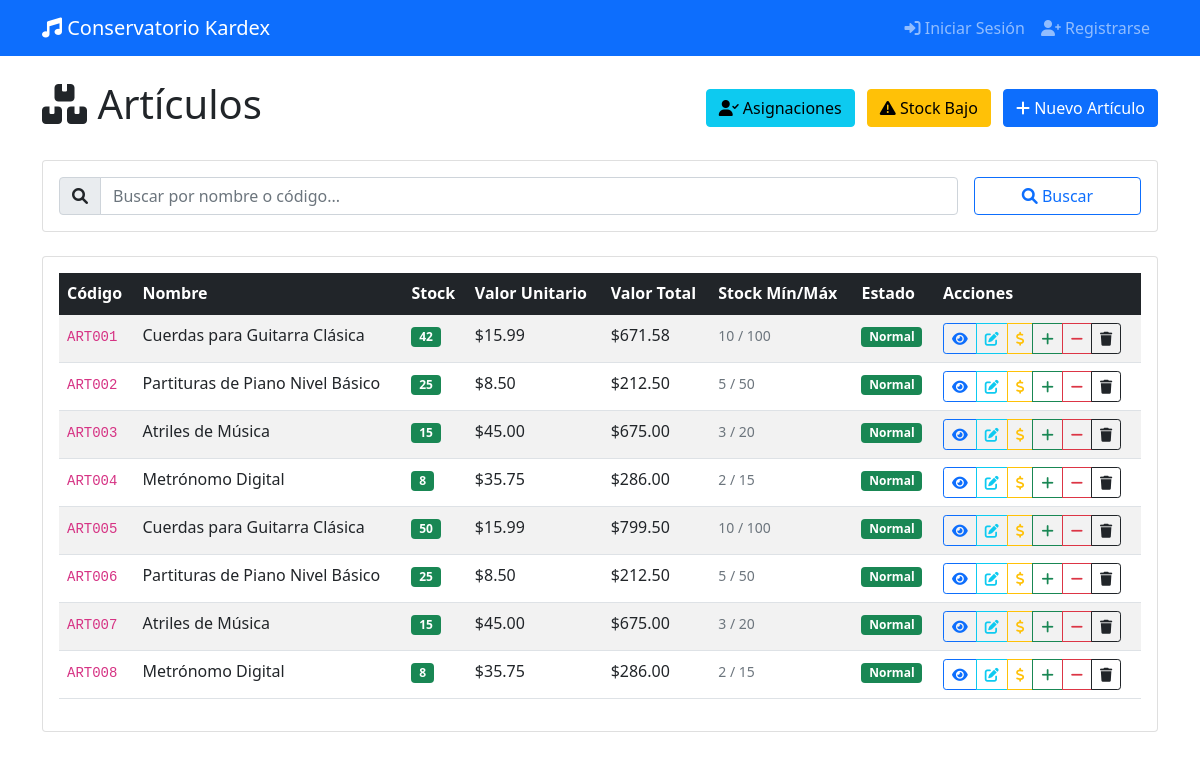
Screenshot of /articulos/buscar with the database file from the repository.
### app/database/models.py (models this page shows, shortened)
class Articulo(db.Model):
    __tablename__ = 'tb_articulo'
    i_id = db.Column(db.Integer, db.ForeignKey('tb_item.id'), primary_key=True)
    a_c_contable = db.Column(db.String(20), nullable=False)
    a_stockMax = db.Column(db.Integer)
    a_stockMin = db.Column(db.Integer)
    created_at = db.Column(db.DateTime, default=datetime.utcnow)
    updated_at = db.Column(db.DateTime, default=datetime.utcnow, onupdate=datetime.utcnow)

class BaseModel(db.Model):
    __abstract__ = True
    id = db.Column(db.Integer, primary_key=True)
    created_at = db.Column(db.DateTime, default=datetime.utcnow)
    updated_at = db.Column(db.DateTime, default=datetime.utcnow, onupdate=datetime.utcnow)

class Item(BaseModel):
    __tablename__ = 'tb_item'
    i_codigo = db.Column(db.String(20), unique=True, nullable=False)
    i_nombre = db.Column(db.String(200), nullable=False)
    i_tipo = db.Column(db.String(20), nullable=False)  # 'instrumento' o 'articulo'
    i_cantidad = db.Column(db.Integer, default=0)
    i_vUnitario = db.Column(db.Numeric(10, 2), default=0.0)
    i_vTotal = db.Column(db.Numeric(10, 2), default=0.0)
    instrumento = db.relationship('Instrumento', backref='item', uselist=False)
    articulo = db.relationship('Articulo', backref='item', uselist=False)
    movimientos = db.relationship('MovimientoDetalle', backref='item', lazy=True)
    stock = db.relationship('Stock', backref='item', uselist=False)

### app/routes/web/articulos.py (the view)
@bp.route('/buscar')
def buscar_articulos():
    termino = request.args.get('q', '').strip()
    if termino:
        articulos = articulo_service.buscar_articulos(termino)
    else:
        articulos = articulo_service.obtener_todos_articulos()
    return render_template('articulos/list.html', articulos=articulos, termino_busqueda=termino)

### app/database/repositories/articulos.py (called while the page is built)
    def get_all_with_items(self):
        return db.session.query(Articulo, Item).join(Item, Articulo.i_id == Item.id).all()

### app/services/articulo_service.py (called while the page is built)
    def obtener_todos_articulos(self):
        return self.repo.get_all_with_items()

### app/templates/articulos/list.html (shortened to what this page needs)
{% extends "base.html" %}
{% block content %}
<div class="row">
    <div class="col-12">
        <div class="d-flex justify-content-between align-items-center mb-4">
            <h1>
                <i class="fas fa-boxes"></i> Artículos
            </h1>
            <div>
                <a href="{{ url_for('articulos.listar_asignaciones') }}" class="btn btn-info me-2">
                    <i class="fas fa-user-check"></i> Asignaciones
                </a>
                <a href="{{ url_for('articulos.stock_bajo') }}" class="btn btn-warning me-2">
                    <i class="fas fa-exclamation-triangle"></i> Stock Bajo
                </a>
                <a href="{{ url_for('articulos.nuevo_articulo') }}" class="btn btn-primary">
                    <i class="fas fa-plus"></i> Nuevo Artículo
                </a>
            </div>
        </div>
    </div>
</div>
<div class="row mb-4">
    <div class="col-12">
        <div class="card">
            <div class="card-body">
                <form method="GET" action="{{ url_for('articulos.buscar_articulos') }}" class="row g-3">
                    <div class="col-md-10">
                        <div class="input-group">
                            <span class="input-group-text">
                                <i class="fas fa-search"></i>
                            </span>
                            <input type="text" class="form-control" name="q"
                                   placeholder="Buscar por nombre o código..."
                                   value="{{ termino_busqueda or '' }}">
                        </div>
                    </div>
                    <div class="col-md-2">
                        <button type="submit" class="btn btn-outline-primary w-100">
                            <i class="fas fa-search"></i> Buscar
                        </button>
                    </div>
                </form>
            </div>
        </div>
    </div>
</div>
<div class="row">
    <div class="col-12">
        <div class="card">
            <div class="card-body">
                {% if articulos %}
                <div class="table-responsive">
                    <table class="table table-striped table-hover">
                        <thead class="table-dark">
                            <tr>
                                <th>Código</th>
                                <th>Nombre</th>
                                <th>Stock</th>
                                <th>Valor Unitario</th>
                                <th>Valor Total</th>
                                <th>Stock Mín/Máx</th>
                                <th>Estado</th>
                                <th>Acciones</th>
                            </tr>
                        </thead>
                        <tbody>
                            {% for articulo, item in articulos %}
                            <tr>
                                <td>
                                    <code>{{ item.i_codigo }}</code>
                                </td>
                                <td>{{ item.i_nombre }}</td>
                                <td>
                                    {% if item.i_cantidad <= articulo.a_stockMin %}
                                        <span class="badge bg-danger">{{ item.i_cantidad }}</span>
                                    {% elif item.i_cantidad <= (articulo.a_stockMin * 1.5) %}
                                        <span class="badge bg-warning">{{ item.i_cantidad }}</span>
                                    {% else %}
                                        <span class="badge bg-success">{{ item.i_cantidad }}</span>
                                    {% endif %}
                                </td>
                                <td>${{ "%.2f"|format(item.i_vUnitario) }}</td>
                                <td>${{ "%.2f"|format(item.i_vTotal) }}</td>
                                <td>
                                    <small class="text-muted">
                                        {{ articulo.a_stockMin }} / {{ articulo.a_stockMax }}
                                    </small>
                                </td>
                                <td>
                                    {% if item.i_cantidad <= articulo.a_stockMin %}
                                        <span class="badge bg-danger">Stock Crítico</span>
                                    {% elif item.i_cantidad <= (articulo.a_stockMin * 1.5) %}
                                        <span class="badge bg-warning">Stock Bajo</span>
                                    {% else %}
                                        <span class="badge bg-success">Normal</span>
                                    {% endif %}
                                </td>
                                <td>
                                    <div class="btn-group btn-group-sm" role="group">
                                        <a href="{{ url_for('articulos.detalle_articulo', articulo_id=item.id) }}"
                                           class="btn btn-outline-primary" title="Ver detalles">
                                            <i class="fas fa-eye"></i>
                                        </a>
                                        <a href="{{ url_for('articulos.editar_articulo', articulo_id=item.id) }}"
                                           class="btn btn-outline-info" title="Editar">
                                            <i class="fas fa-edit"></i>
                                        </a>
                                        <button type="button" class="btn btn-outline-warning"
                                                data-bs-toggle="modal"
                                                data-bs-target="#precioModal{{ item.id }}"
                                                title="Actualizar precio">
                                            <i class="fas fa-dollar-sign"></i>
                                        </button>
                                        <button type="button" class="btn btn-outline-success"
                                                data-bs-toggle="modal"
                                                data-bs-target="#entradaModal{{ item.id }}"
                                                title="Registrar entrada">
                                            <i class="fas fa-plus"></i>
                                        </button>
                                        <button type="button" class="btn btn-outline-danger"
                                                data-bs-toggle="modal"
                                                data-bs-target="#salidaModal{{ item.id }}"
                                                title="Registrar salida">
                                            <i class="fas fa-minus"></i>
                                        </button>
                                        <button type="button" class="btn btn-outline-dark"
                                                data-bs-toggle="modal"
                                                data-bs-target="#eliminarModal{{ item.id }}"
                                                title="Eliminar">
                                            <i class="fas fa-trash"></i>
                                        </button>
                                    </div>
                                </td>
                            </tr>
                            {% endfor %}
                        </tbody>
                    </table>
                </div>
                {% endif %}
            </div>
        </div>
    </div>
</div>
{% endblock %}

### rows the page displays
Articulo: i_codigo "ART001", i_nombre "Cuerdas para Guitarra Clásica", i_cantidad "42", a_stockMin "10", a_stockMax "100", shows "Normal"
Item: i_vUnitario "15.99", i_vTotal "671.58"
Articulo: i_codigo "ART002", i_nombre "Partituras de Piano Nivel Básico", i_cantidad "25", a_stockMin "5", a_stockMax "50", shows "Normal"
Item: i_vUnitario "8.50", i_vTotal "212.50"
Articulo: i_codigo "ART003", i_nombre "Atriles de Música", i_cantidad "15", a_stockMin "3", a_stockMax "20", shows "Normal"
Item: i_vUnitario "45.00", i_vTotal "675.00"
Articulo: i_codigo "ART004", i_nombre "Metrónomo Digital", i_cantidad "8", a_stockMin "2", a_stockMax "15", shows "Normal"
Item: i_vUnitario "35.75", i_vTotal "286.00"
Articulo: i_codigo "ART005", i_nombre "Cuerdas para Guitarra Clásica", i_cantidad "50", a_stockMin "10", a_stockMax "100", shows "Normal"
Item: i_vUnitario "15.99", i_vTotal "799.50"
Articulo: i_codigo "ART006", i_nombre "Partituras de Piano Nivel Básico", i_cantidad "25", a_stockMin "5", a_stockMax "50", shows "Normal"
Item: i_vUnitario "8.50", i_vTotal "212.50"
Articulo: i_codigo "ART007", i_nombre "Atriles de Música", i_cantidad "15", a_stockMin "3", a_stockMax "20", shows "Normal"
Item: i_vUnitario "45.00", i_vTotal "675.00"
Articulo: i_codigo "ART008", i_nombre "Metrónomo Digital", i_cantidad "8", a_stockMin "2", a_stockMax "15", shows "Normal"
Item: i_vUnitario "35.75", i_vTotal "286.00"
